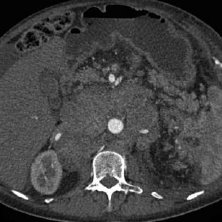
#> input picture clahe/images/ct_scan_low_contrast.jpg, 222 x 222 px, found by its file name
$ python clahetest.py
#> lines starting #> are read from the running program, lines starting #| are printed output that depends on the picture
# #Contrast Limited Adaptive Histrogram Equalization

import cv2
import matplotlib.pyplot as plt

# Load the image
img = cv2.imread("/home/ptk/kmitl/year3/machine_learning/clahe/images/ct_scan_low_contrast.jpg", 1)
#> img is the input picture: shape (222, 222, 3); min 0, max 255, mean 67.2

# Convert the image from BGR to LAB color space
lab_img = cv2.cvtColor(img, cv2.COLOR_BGR2LAB)
#> lab_img: shape (222, 222, 3); mean of channels 0, 1, 2 71.8, 128, 128

# Split the LAB image into its channels
l, a, b = cv2.split(lab_img)
#> a: shape (222, 222); every value is 128

# Apply CLAHE to the L channel
clahe = cv2.createCLAHE(clipLimit=2.0, tileGridSize=(8, 8))
cl = clahe.apply(l)
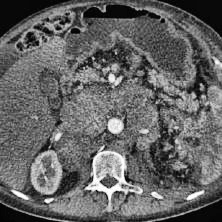
#> cl: shape (222, 222); min 2, max 255, mean 99.8

# Merge the CLAHE enhanced L channel back with the A and B channels
l_img = cv2.merge((cl, a, b))
#> l_img: shape (222, 222, 3); mean of channels 0, 1, 2 99.8, 128, 128

# Convert the LAB image back to BGR color space
final_img = cv2.cvtColor(l_img, cv2.COLOR_LAB2BGR)

# Display the original and CLAHE images side by side
plt.figure(figsize=(12, 6))

plt.subplot(2, 2, 1)
plt.imshow(cv2.cvtColor(img, cv2.COLOR_BGR2RGB))
plt.title('Original Image')
plt.axis('off')

plt.subplot(2, 2, 2)
plt.imshow(cv2.cvtColor(final_img, cv2.COLOR_BGR2RGB))
plt.title('CLAHE Image')
plt.axis('off')

# Plot histograms for the original and CLAHE images
plt.subplot(2, 2, 3)
plt.hist(l.flat, bins=100, color='blue', alpha=0.7)
plt.title('Histogram of Original Image')

plt.subplot(2, 2, 4)
plt.hist(cl.flat, bins=100, color='green', alpha=0.7)
plt.title('Histogram of CLAHE Image')

plt.tight_layout()

# Save the figure as an image file
output_path = "/home/ptk/kmitl/year3/machine_learning/clahe/images/clahe_comparison.png"
plt.savefig(output_path)
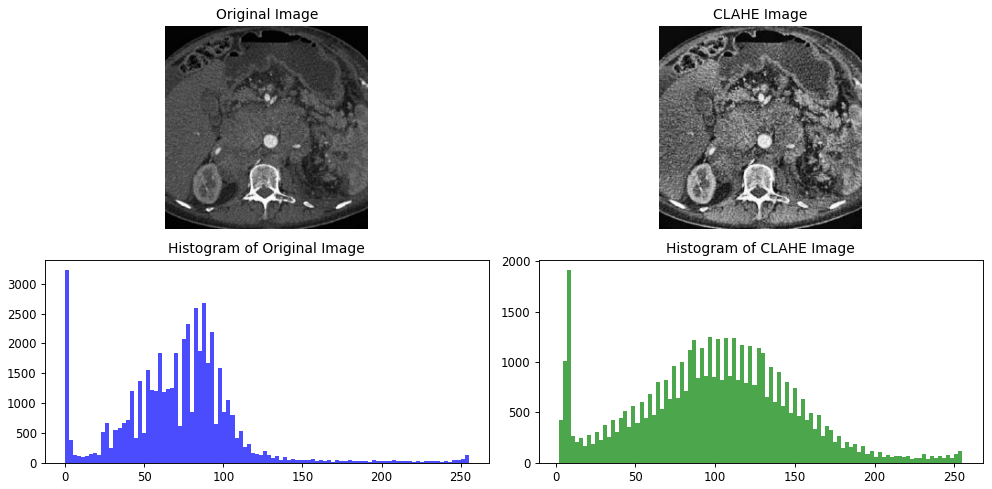
#> figure drawn by matplotlib, 4 panels; panel 3: tallest bar 3235 high, from x = 0 to 2.55; panel 4: tallest bar 1917 high, from x = 7.06 to 9.59
print(f"Comparison image saved at {output_path}")

# Optionally, open the saved image using OpenCV (if you want to display it)
comparison_img = cv2.imread(output_path)
cv2.imshow('Comparison', comparison_img)
cv2.waitKey(0)
cv2.destroyAllWindows()
